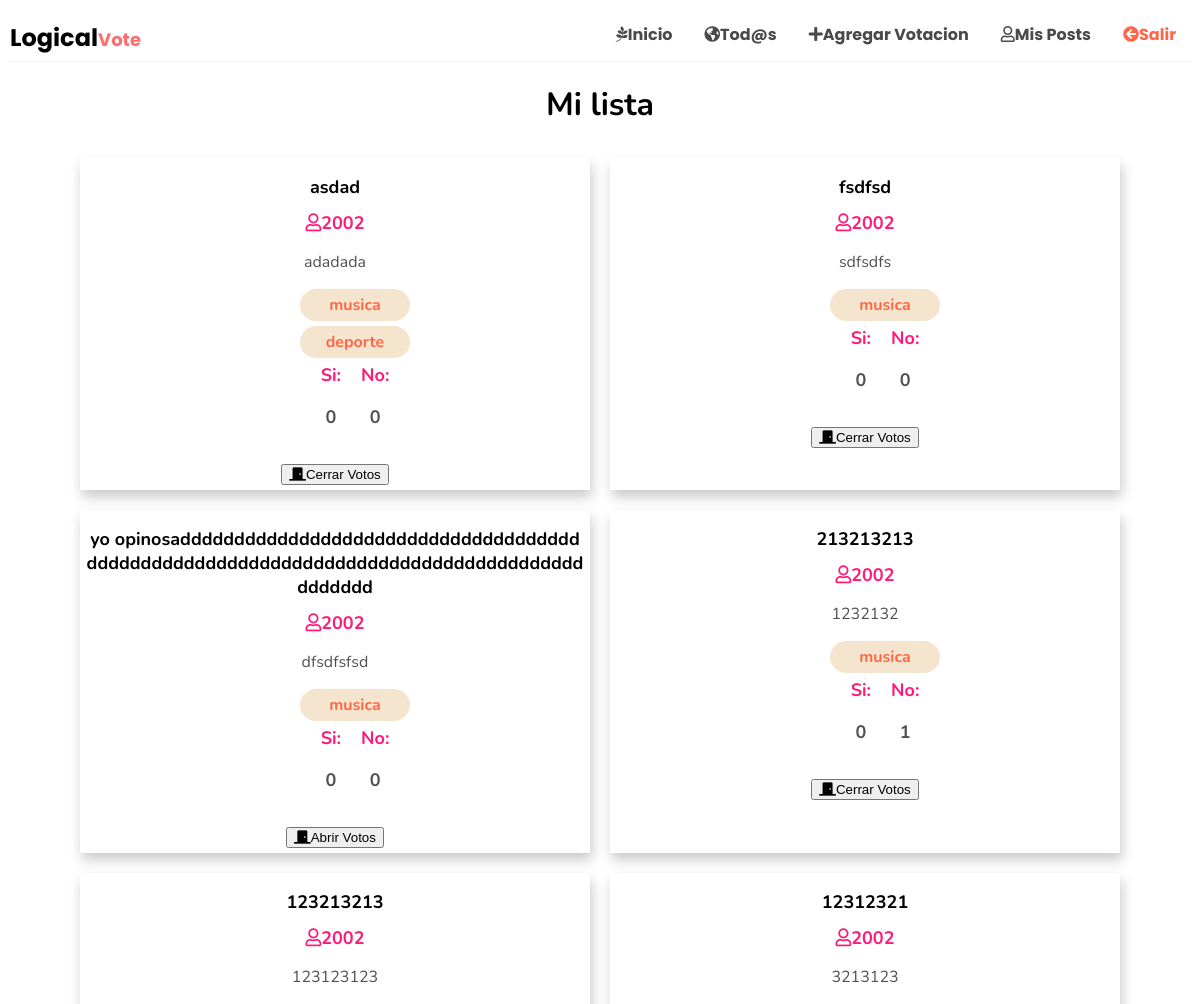
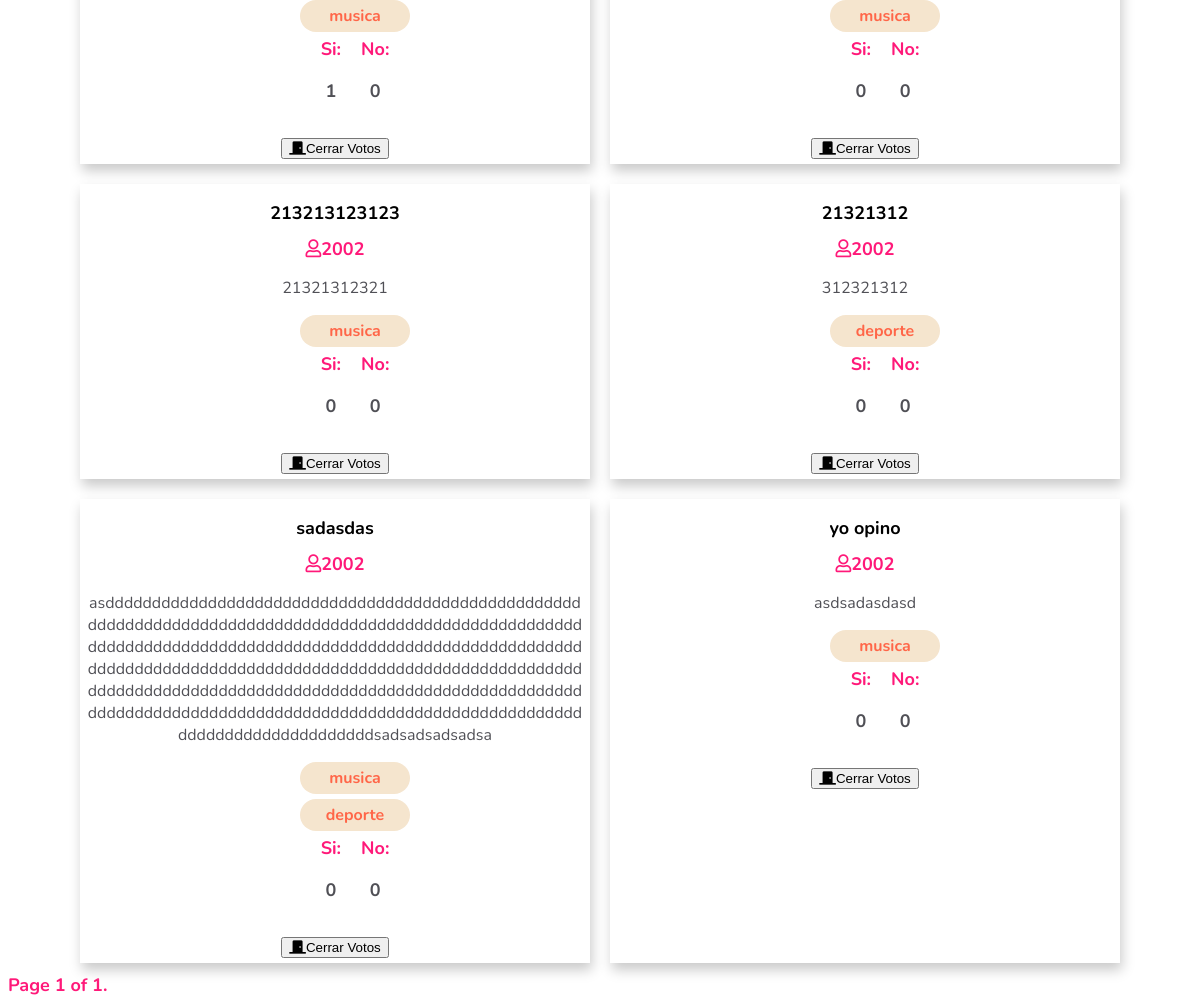
The page /Mylists/ (signed in) on the database its author committed (2 pictures, top to bottom).
### votes/models.py (models this page shows, shortened)
class votesModel(models.Model):
    user_create=models.ForeignKey(User,on_delete=models.CASCADE)
    title=models.CharField(max_length=100,null=False)
    body=models.TextField(null=False)
    yes_opine=models.ManyToManyField(User,blank=True,related_name='yes')
    No_opine=models.ManyToManyField(User,blank=True,related_name='no')
    categorys=models.ManyToManyField(category,blank=False,related_name='category')
    isclosed=BooleanField(default=False)
    class Meta:
        ordering = ['-id']

class category(models.Model):
    type=models.CharField(max_length=100)
    def __str__(self):
        return self.type

### votes/views.py (the view)
# urls.py: path('Mylists/',UserToUserVotes.as_view(),name='mylist'),
class UserToUserVotes(ListView):
    model = votesModel
    template_name="votes/uservotes.html"
    paginate_by = 10
    def get_queryset(self):
        return votesModel.objects.filter(user_create=self.request.user)

### templates/votes/uservotes.html (shortened to what this page needs)
{% extends "index/nav.html"%}
{% block container %}
<div id="list">
            <div class="list">
                <h1>Mi lista</h1>
            </div>
            <div class="father">
                    {% for v in object_list %}
            <div class="init">
                <div class="text">
                    <h1 class="txt">{{v.title}}</h1>
                    <span><i class="far fa-user"></i>{{v.user_create}}</span>
                    <p class="txt">{{v.body}}</p>
                        <div class="category">
                                <ul>
                                    {% for cate in v.categorys.all %}
                                    <li class="cate">
                                        {{cate}}
                                    </li>
                                    {%endfor%}
                                    <div class="total">
                                        <span>Si:<p>{{v.yes_opine.count}}</p> </span>
                                        <span>No:<p>{{v.No_opine.count}}</p></span>
                                    </div>
                                </ul>
                        </div>
                </div>
                <div class="closed">
                    <button  data-id="{{v.id}}"><i class="fas fa-door-closed"></i>{% if v.isclosed %}Abrir{% else%}Cerrar {% endif%} Votos</button>
                </div>
</div>
        {% endfor %}
        </div>
</div>
<div class="pagination">
    <span class="step-links">
        <span class="current">
            Page {{ page_obj.number }} of {{ page_obj.paginator.num_pages }}.
        </span>
    </span>
</div>
{% endblock %}

### templates/index/nav.html (shortened to what this page needs)
<!DOCTYPE html>
<html lang="en">
<head>
    <link rel="stylesheet" href="https://use.fontawesome.com/releases/v5.15.4/css/all.css">
</head>
<body>
    <div class="topnav">
        <h2 class="name">Logical<span>Vote</span></h2>
        <a class="active" href="{% url "Inicio"  %}"><i class="fab fa-pagelines"></i>Inicio</a>
        {% if not request.user.is_authenticated %}
        <a class="" href="/login">Login</a>
        <a href="/register">Registro</a>
        {% else %}
        <a href='{% url "votes"  %}'><i class="fas fa-globe-americas"></i>Tod@s</a>
        <a href="/newvotes/"><i class="fas fa-plus"></i>Agregar Votacion</a>
        <a href="{% url "mylist"  %}"><i class="far fa-user"></i>Mis Posts </a>
        <a href='{% url "logout"  %}' class="back"><i class="fas fa-arrow-circle-left"></i>Salir</a>
        {% endif %}
      </div>
      {% block container %} {% endblock%}
</body>
</html>

### templates/index/nav.html (style rules this page uses)
.topnav { width: 100%; overflow: hidden; display: flex; justify-content: end; border-bottom: 1px solid #f5f5f5; margin-right: 10px; }
.topnav a { float: left; color:rgb(75, 74, 74) ; text-align: center; padding: 14px 16px; text-decoration: none; font-size: 16px; font-weight: bold; font-family: 'Poppins', sans-serif; transition: .5s; }
.topnav .back { color: #FF6648; }
.name { position: absolute; left: 10px; top:0; font-family: 'Poppins', sans-serif; cursor: pointer; }
.name span { color:rgb(252, 110, 110); }
body { font-family: 'Nunito', sans-serif; }

### templates/votes/uservotes.html (style rules this page uses)
#list { width: 100%; margin: 0; }
.father { display: flex; width: 100%; flex-wrap: wrap; justify-content: center; }
.init { width: 500px; text-align: center; box-shadow: 2px 7px 12px #cacaca; margin: 10px; position: relative; padding: 5px; }
.init h1 { color:black; font-size: 18px; }
.list { width: 100%; }
.list h1 { text-align: center; }
.total { display: flex; width: 100%; justify-content: center; }
.txt { word-break: break-all; }
p { color:#505056; }
span { color:#FF1979; font-size: 18px; font-weight: bold; }
span:nth-child(1) { margin-right: 20px; }
ul { list-style: none; text-align: -webkit-center; }
li { background-color: #f5e5ce; width: 100px; padding: 5px; border-radius: 16px; color: #ff6648; font-weight: bold; margin-bottom: 5px; }

### rows shown on the page
votesModel: title "asdad", user_create "2002", body "adadada", yes_opine.count "0", No_opine.count "0", isclosed "Cerrar"
category: type "musica"
category: type "deporte"
votesModel: title "fsdfsd", user_create "2002", body "sdfsdfs", yes_opine.count "0", No_opine.count "0", isclosed "Cerrar"
votesModel: title "yo opinosadddddddddddddddddddddddddddddddddddddddddddddddddddddddddddddddddddddddddddddddddddddddddd", user_create "2002", body "dfsdfsfsd", yes_opine.count "0", No_opine.count "0", isclosed "Abrir"
votesModel: title "213213213", user_create "2002", body "1232132", yes_opine.count "0", No_opine.count "1", isclosed "Cerrar"
votesModel: title "123213213", user_create "2002", body "123123123", yes_opine.count "1", No_opine.count "0", isclosed "Cerrar"
votesModel: title "12312321", user_create "2002", body "3213123", yes_opine.count "0", No_opine.count "0", isclosed "Cerrar"
votesModel: title "213213123123", user_create "2002", body "21321312321", yes_opine.count "0", No_opine.count "0", isclosed "Cerrar"
votesModel: title "21321312", user_create "2002", body "312321312", yes_opine.count "0", No_opine.count "0", isclosed "Cerrar"
votesModel: title "sadasdas", user_create "2002", body "asdddddddddddddddddddddddddddddddddddddddddddddddddddddddddddddddddddddddddddddddddddddddddddddddddddddddddddddddddddddddddddddddddddddddddddddddddddddddddddddddddddddddddddddddddddddddddddddddddddddddddddddddddddddddddddddddddddddddddddddddddddddddddddddddddddddddddddddddddddddddddddddddddddddddddddddddddddddddddddddddddddddddddddddddddsadsadsadsadsa", yes_opine.count "0", No_opine.count "0", isclosed "Cerrar"
votesModel: title "yo opino", user_create "2002", body "asdsadasdasd", yes_opine.count "0", No_opine.count "0", isclosed "Cerrar"

### other values the page prints
{{ page_obj.number }} "1"
{{ page_obj.paginator.num_pages }} "1"
